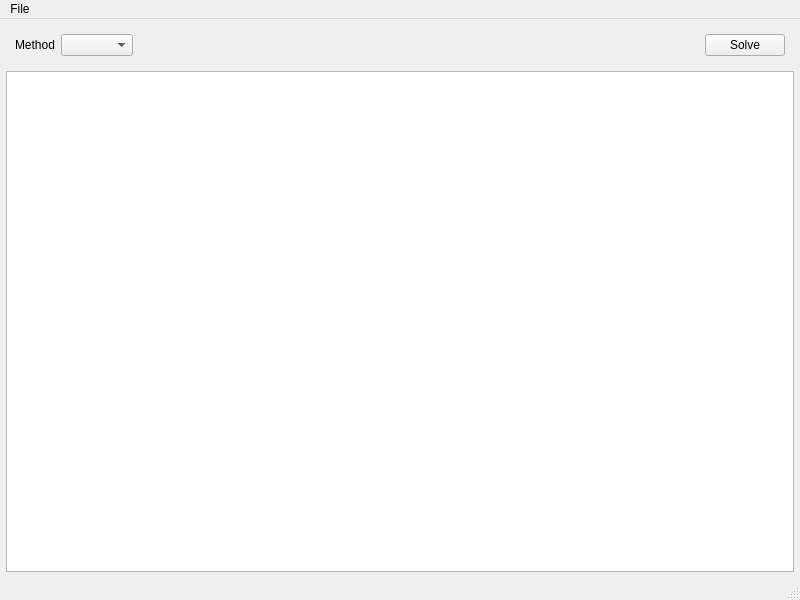
<?xml version="1.0" encoding="UTF-8"?>
<ui version="4.0">
 <class>MainWindow</class>
 <widget class="QMainWindow" name="MainWindow">
  <property name="geometry">
   <rect>
    <x>0</x>
    <y>0</y>
    <width>800</width>
    <height>600</height>
   </rect>
  </property>
  <property name="windowTitle">
   <string>MainWindow</string>
  </property>
  <widget class="QWidget" name="centralwidget">
   <layout class="QGridLayout" name="gridLayout">
    <property name="leftMargin">
     <number>6</number>
    </property>
    <property name="topMargin">
     <number>6</number>
    </property>
    <property name="rightMargin">
     <number>6</number>
    </property>
    <property name="bottomMargin">
     <number>6</number>
    </property>
    <item row="0" column="0">
     <widget class="QFrame" name="frame_tool_bar">
      <property name="frameShape">
       <enum>QFrame::NoFrame</enum>
      </property>
      <property name="frameShadow">
       <enum>QFrame::Raised</enum>
      </property>
      <layout class="QHBoxLayout" name="horizontalLayout">
       <property name="leftMargin">
        <number>9</number>
       </property>
       <item>
        <widget class="QLabel" name="label_method">
         <property name="text">
          <string>Method</string>
         </property>
        </widget>
       </item>
       <item>
        <widget class="QComboBox" name="combobox_method"/>
       </item>
       <item>
        <spacer name="horizontalSpacer">
         <property name="orientation">
          <enum>Qt::Horizontal</enum>
         </property>
         <property name="sizeHint" stdset="0">
          <size>
           <width>40</width>
           <height>20</height>
          </size>
         </property>
        </spacer>
       </item>
       <item>
        <widget class="QPushButton" name="button_solve">
         <property name="text">
          <string>Solve</string>
         </property>
        </widget>
       </item>
      </layout>
     </widget>
    </item>
    <item row="1" column="0">
     <widget class="QTableView" name="table_equations_system"/>
    </item>
   </layout>
  </widget>
  <widget class="QMenuBar" name="menubar">
   <property name="geometry">
    <rect>
     <x>0</x>
     <y>0</y>
     <width>800</width>
     <height>21</height>
    </rect>
   </property>
   <widget class="QMenu" name="menuFile">
    <property name="title">
     <string>File</string>
    </property>
    <addaction name="action_new_equations_system"/>
   </widget>
   <addaction name="menuFile"/>
  </widget>
  <widget class="QStatusBar" name="statusbar"/>
  <action name="action_new_equations_system">
   <property name="text">
    <string>New equation system</string>
   </property>
  </action>
 </widget>
 <resources/>
 <connections/>
</ui>
